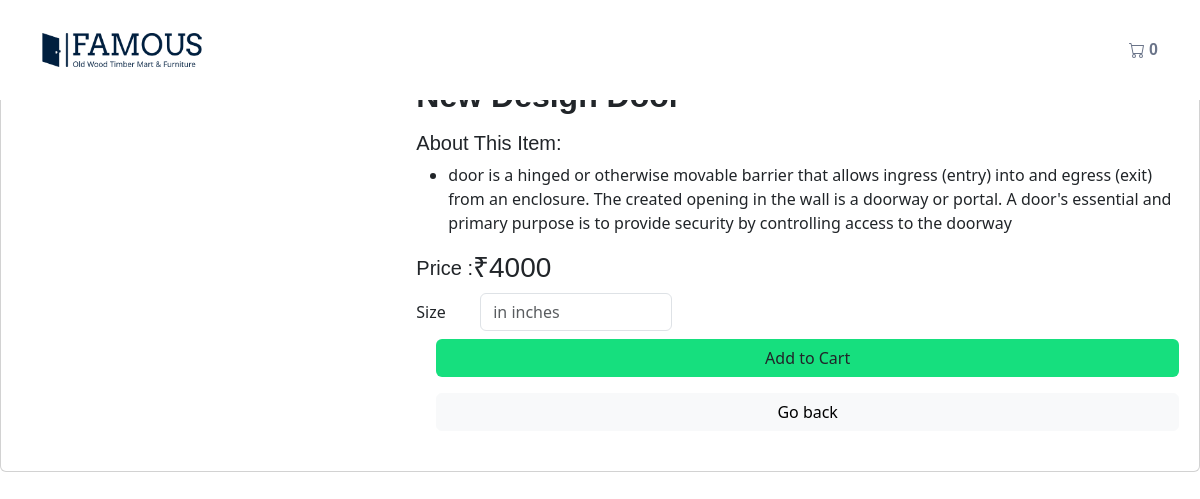
Page /product_detail.php?pid=1 on the committed database.
### tables this page shows
CREATE TABLE `product` (
  `pid` int(5) NOT NULL,
  `name` text NOT NULL,
  `price` int(10) NOT NULL,
  `image` varchar(30) NOT NULL,
  `description` text NOT NULL
);

### product_detail.php (the view, shortened to what this page needs)
<?php
include 'conn.php';
$cart_count = '';
$status = '';
$pid = $_GET['pid'];
          echo '<!doctype html>
          <html lang="en">
            <head>
              <meta charset="utf-8">
              <meta name="viewport" content="width=device-width, initial-scale=1">
              <title>Product</title>
              <link rel="stylesheet" href="style.css">
              <link rel="icon" href="icon.ico" type="image/icon type">
              <link href="https://cdn.jsdelivr.net/npm/bootstrap@5.3.0-alpha1/dist/css/bootstrap.min.css" rel="stylesheet">
            </head>
            <body>
            <header id="header" class="fixed-top">
      <div class="container d-flex align-items-center justify-content-between">
      <a href="index.php">
        <img src="logo.png" style="width: 160px;" alt="Famous" class="img-fluid">
      </a>
        <nav id="navbar" class="navbar">
         <a class=" nav-link scrollto " href="cart.php">
              <svg xmlns="http://www.w3.org/2000/svg" width="16" height="16" fill="currentColor" class="bi bi-cart" viewBox="0 0 16 16">
              <path d="M0 1.5A.5.5 0 0 1 .5 1H2a.5.5 0 0 1 .485.379L2.89 3H14.5a.5.5 0 0 1 .491.592l-1.5 8A.5.5 0 0 1 13 12H4a.5.5 0 0 1-.491-.408L2.01 3.607 1.61 2H.5a.5.5 0 0 1-.5-.5zM3.102 4l1.313 7h8.17l1.313-7H3.102zM5 12a2 2 0 1 0 0 4 2 2 0 0 0 0-4zm7 0a2 2 0 1 0 0 4 2 2 0 0 0 0-4zm-7 1a1 1 0 1 1 0 2 1 1 0 0 1 0-2zm7 0a1 1 0 1 1 0 2 1 1 0 0 1 0-2z"/>
              </svg>&nbsp
              <span>'.(($cart_count)?$cart_count: '0').'</span>
            </a>
          <i class="bi bi-list mobile-nav-toggle"></i>
        </nav>
      </div>
    </header>
    <section>
            <div class="container text-center">'.(($status)?$status:'').'</div>
            <div class="card" >
              <div class="row g-0">
                  <div class="col-md-4">';
            $sql = "SELECT * FROM `product` WHERE pid = $pid";
            $result = mysqli_query($conn, $sql);
            $row = mysqli_fetch_assoc($result);
            $r = $row;
            echo "
            <img src='".$r['image']."' class='img-fluid rounded-start h-100'>
            </div>
            <div class='col-md-8 align-items-center d-flex justify-content-center'>
            <div class='card-body align-items-center'>
            <h2 class='card-title mb-0'><b>".$r['name']."</b></h2>
            <p class='card-text'>
            <h5>About This Item:</h5>
            <ul>";
            echo "<li>";
            echo $r['description'];
            echo "</li></ul>";
            echo "
            <div class='d-flex align-items-center'>
            <h5>Price : </h5> <h3>&#8377;".$r['price']."</h3>
            </div>
            <form method='post' action=''>
            <input type='hidden' value='cart' name='action' />
            <input type='hidden' value='".$r['pid']."' name='pid' />
            <input type='hidden' value='".$r['name']."' name='name' />
            <input type='hidden' value='".$r['price']."' name='price' />
            <input type='hidden' value='".$r['image']."' name='image' />
            <div class='d-flex'>
            <p class=' my-auto col-sm-1'>Size</p>
            <div class='col-sm-3'>
            <input class='form-control' type='text' name='size' required placeholder='in inches'>
            </div>
            </div>
            <div class='container-fluid'>
                            <button type='submit' class='btn w-100 m-2' style='background: #16df7e;'>Add to Cart</button>
                            <a class='btn btn-light w-100 m-2' href='index.php'>Go back</a>
                            </form>
                            </p>
                            </div>
                            </div>
                            </div>
                            </div>
                            </section>
                            ";
                          ?>
  </body>
</html>

### style.css (style rules this page uses)
body { font-family: "Open Sans", sans-serif; color: #444444; }
a { color: #14c871; text-decoration: none; }
h1, h2, h3, h4, h5, h6 { font-family: "Raleway", sans-serif; }
#header { background: #fff; transition: all 0.5s; z-index: 997; padding: 20px 0; }
.navbar { padding: 0; }
.navbar a, .navbar a:focus { display: flex; align-items: center; justify-content: space-between; padding: 10px 0 10px 30px; font-family: "Raleway", sans-serif; font-size: 16px; font-weight: 700; color: #6a7489; white-space: nowrap; transition: 0.3s; }
section { padding: 60px 0; overflow: hidden; }

### rows in the picture
product: description "door is a hinged or otherwise movable barrier that allows ingress (entry) into and egress (exit) from an enclosure. The created opening in the wall is a doorway or portal. A door's essential and primary purpose is to provide security by controlling access to the doorway", price "4000"
